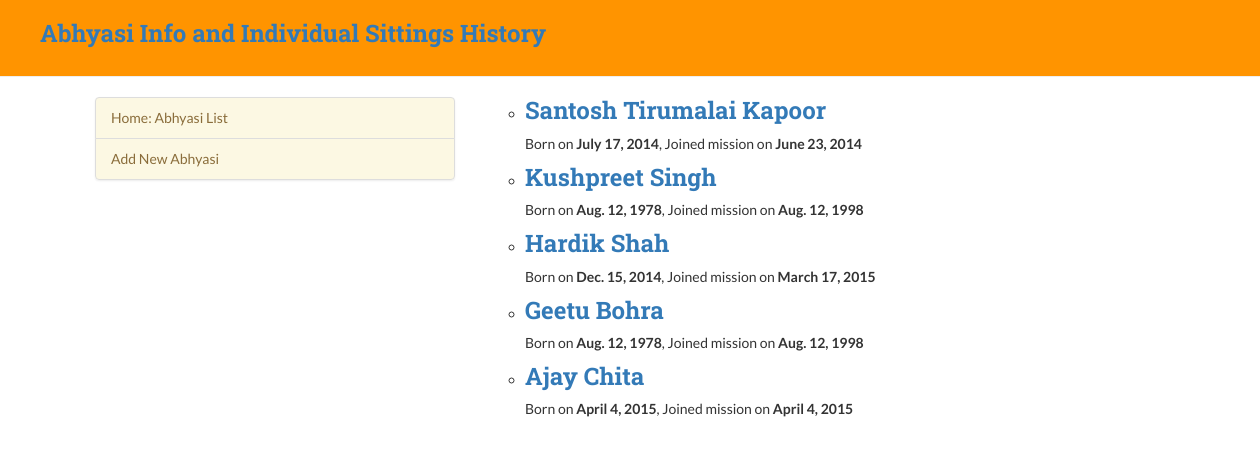
/abhyasis/, run on an earlier commit of the app's database.
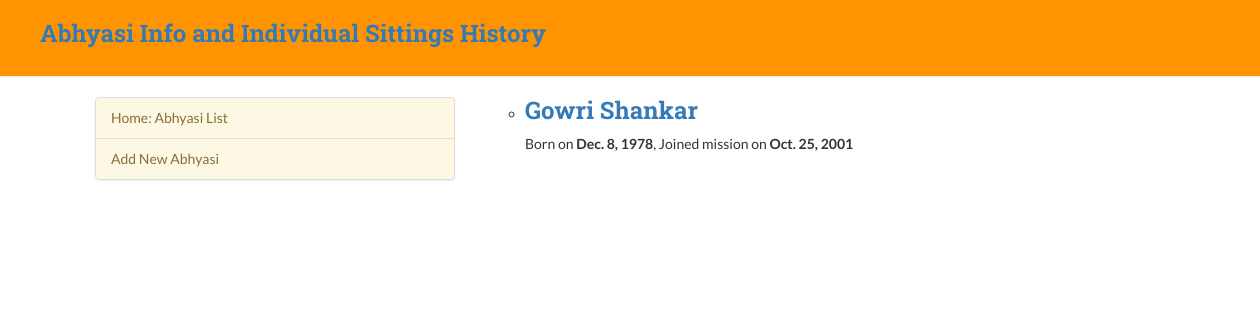
And on a later commit of the database.
### abhyasis/models.py (models this page shows, shortened)
class Abhyasi(models.Model):
	name = models.CharField(max_length=50)
	id_card_number = models.CharField(max_length=12)
	date_of_birth = models.DateField('Date of Birth (YYYY-MM-DD)')
	date_of_join = models.DateField('Date of Join (YYYY-MM-DD)')
	address = models.CharField(max_length=200)
	email = models.EmailField(blank=True, default='abhyasi@abhyasi.com')
	biography = models.TextField(max_length=100, default="Short Bio")

### abhyasis/views.py (the view)
def index(request):
	latest_abhyasi_list = Abhyasi.objects.order_by('-name')
	context = {	'latest_abhyasi_list': latest_abhyasi_list }
	return render(request, 'abhyasis/index.html', context)

### abhyasis/templates/abhyasis/index.html
{% extends 'abhyasis/base.html' %}
{% block content %}
	{% if latest_abhyasi_list %}
		<ul>
			{% for abhyasi in latest_abhyasi_list %}
				<li><h3><a href="{% url 'abhyasis:detail' abhyasi.id %}">{{ abhyasi.name }}</a></h3>
				<p>Born on <strong>{{abhyasi.date_of_birth}}</strong>, Joined mission on  <strong>{{abhyasi.date_of_join}}</strong></p>
				</li>
			{% endfor %}
		</ul>
	{% else %}
		<p>No abhyasis are registered.</p>
	{% endif %}
{% endblock content %}

### abhyasis/templates/abhyasis/base.html (shortened to what this page needs)
{% load staticfiles %}
<!DOCTYPE html>
<html>
<head>
	<link rel="stylesheet" href="//maxcdn.bootstrapcdn.com/bootstrap/3.3.4/css/bootstrap.min.css">
	<link rel="stylesheet" href="//maxcdn.bootstrapcdn.com/bootstrap/3.3.4/css/bootstrap-theme.min.css">
	<link rel="stylesheet" href="{% static 'abhyasis/abhyasi.css' %}">
</head>
<body>
	<div class="page-header">
	    <h3><a href="/abhyasis">Abhyasi Info and Individual Sittings History</a></h3>
	</div>
	<ul>
		<div class="content container">
			<div class="row">
				<div class="col-md-4">
					<div class="list-group">
						<a href="/abhyasis" class="list-group-item list-group-item-warning">Home: Abhyasi List</a>
						<a href="{% url 'abhyasis:abhyasi_new' %}" class="list-group-item list-group-item-warning">Add New Abhyasi</a>
					</div>
				</div>
				<div class="col-md-8">
				{% block content %}
				{% endblock %}
				</div>
			</div>
		</div>
	</ul>
</body>
</html>

### abhyasis/static/abhyasis/abhyasi.css (style rules this page uses)
body { font-family: "Lato","proxima-nova","Helvetica Neue",Arial,sans-serif; }
h1, h2, h3, h4, h5, h6, legend { margin-top: 0; font-weight: 700; font-family: "Roboto Slab","ff-tisa-web-pro","Georgia",Arial,sans-serif; }
.page-header { background-color: #ff9400; margin-top: 0; padding: 20px 20px 20px 40px; }
.content { margin-left: 40px; }

What changed in the data, as far as the page shows it:
removed Abhyasi: name "Santosh Tirumalai Kapoor", date_of_birth "July 17, 2014", date_of_join "June 23, 2014"
removed Abhyasi: name "Kushpreet Singh", date_of_birth "Aug. 12, 1978", date_of_join "Aug. 12, 1998"
removed Abhyasi: name "Hardik Shah", date_of_birth "Dec. 15, 2014", date_of_join "March 17, 2015"
removed Abhyasi: name "Geetu Bohra", date_of_birth "Aug. 12, 1978", date_of_join "Aug. 12, 1998"
removed Abhyasi: name "Ajay Chita", date_of_birth "April 4, 2015", date_of_join "April 4, 2015"
added Abhyasi: name "Gowri Shankar", date_of_birth "Dec. 8, 1978", date_of_join "Oct. 25, 2001"
